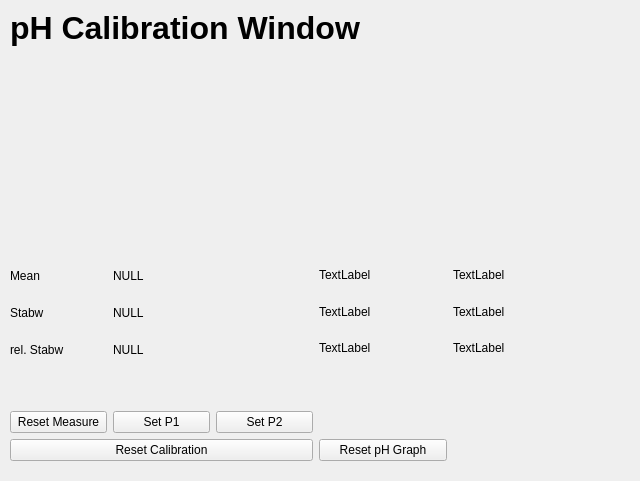
<?xml version="1.0" encoding="UTF-8"?>
<ui version="4.0">
 <class>Form</class>
 <widget class="QWidget" name="Form">
  <property name="geometry">
   <rect>
    <x>0</x>
    <y>0</y>
    <width>640</width>
    <height>481</height>
   </rect>
  </property>
  <property name="windowTitle">
   <string>Form</string>
  </property>
  <widget class="QWidget" name="verticalLayoutWidget">
   <property name="geometry">
    <rect>
     <x>10</x>
     <y>10</y>
     <width>611</width>
     <height>451</height>
    </rect>
   </property>
   <layout class="QVBoxLayout" name="MainLayout">
    <item>
     <widget class="QLabel" name="pH_cal_win_title">
      <property name="sizePolicy">
       <sizepolicy hsizetype="Preferred" vsizetype="Fixed">
        <horstretch>0</horstretch>
        <verstretch>0</verstretch>
       </sizepolicy>
      </property>
      <property name="font">
       <font>
        <pointsize>24</pointsize>
        <bold>true</bold>
       </font>
      </property>
      <property name="text">
       <string>pH Calibration Window</string>
      </property>
     </widget>
    </item>
    <item>
     <layout class="QHBoxLayout" name="hLayout_v_pH">
      <item>
       <layout class="QVBoxLayout" name="vLayout_v_main">
        <item>
         <widget class="QWidget" name="w_placeh_v_graph" native="true"/>
        </item>
        <item>
         <layout class="QGridLayout" name="gridLayout">
          <item row="2" column="0">
           <widget class="QLabel" name="label_v_relstabw_text">
            <property name="text">
             <string>rel. Stabw</string>
            </property>
           </widget>
          </item>
          <item row="2" column="1">
           <widget class="QLabel" name="label_v_relstabw_value">
            <property name="text">
             <string>NULL</string>
            </property>
           </widget>
          </item>
          <item row="4" column="2">
           <widget class="QPushButton" name="pushButton_set_calp2">
            <property name="text">
             <string>Set P2</string>
            </property>
           </widget>
          </item>
          <item row="4" column="1">
           <widget class="QPushButton" name="pushButton_set_calp1">
            <property name="text">
             <string>Set P1</string>
            </property>
           </widget>
          </item>
          <item row="1" column="0">
           <widget class="QLabel" name="label_v_stabw_text">
            <property name="text">
             <string>Stabw</string>
            </property>
           </widget>
          </item>
          <item row="5" column="0" colspan="3">
           <widget class="QPushButton" name="pushButton_reset_calibration">
            <property name="text">
             <string>Reset Calibration</string>
            </property>
           </widget>
          </item>
          <item row="0" column="0">
           <widget class="QLabel" name="label_v_mean_text">
            <property name="text">
             <string>Mean</string>
            </property>
           </widget>
          </item>
          <item row="1" column="1">
           <widget class="QLabel" name="label_v_stabw_value">
            <property name="text">
             <string>NULL</string>
            </property>
           </widget>
          </item>
          <item row="0" column="1">
           <widget class="QLabel" name="lavel_v_mean_value">
            <property name="text">
             <string>NULL</string>
            </property>
           </widget>
          </item>
          <item row="4" column="0">
           <widget class="QPushButton" name="pushButton_reset_measurement">
            <property name="text">
             <string>Reset Measure</string>
            </property>
           </widget>
          </item>
          <item row="3" column="0">
           <spacer name="verticalSpacer">
            <property name="orientation">
             <enum>Qt::Orientation::Vertical</enum>
            </property>
            <property name="sizeType">
             <enum>QSizePolicy::Policy::Minimum</enum>
            </property>
            <property name="sizeHint" stdset="0">
             <size>
              <width>20</width>
              <height>40</height>
             </size>
            </property>
           </spacer>
          </item>
         </layout>
        </item>
       </layout>
      </item>
      <item>
       <layout class="QVBoxLayout" name="vLayout_pH_main">
        <item>
         <widget class="QWidget" name="w_placeh_pH_graph" native="true"/>
        </item>
        <item>
         <layout class="QGridLayout" name="gridLayout_2">
          <item row="1" column="1">
           <widget class="QLabel" name="label_ph_stabw_value">
            <property name="text">
             <string>TextLabel</string>
            </property>
           </widget>
          </item>
          <item row="1" column="0">
           <widget class="QLabel" name="label_ph_stabw_text">
            <property name="text">
             <string>TextLabel</string>
            </property>
           </widget>
          </item>
          <item row="2" column="0">
           <widget class="QLabel" name="label_ph_relstabw_text">
            <property name="text">
             <string>TextLabel</string>
            </property>
           </widget>
          </item>
          <item row="2" column="1">
           <widget class="QLabel" name="label_ph_relstabw_value">
            <property name="text">
             <string>TextLabel</string>
            </property>
           </widget>
          </item>
          <item row="0" column="1">
           <widget class="QLabel" name="label_ph_mean_value">
            <property name="text">
             <string>TextLabel</string>
            </property>
           </widget>
          </item>
          <item row="4" column="0">
           <widget class="QPushButton" name="pushButton_reset_ph">
            <property name="text">
             <string>Reset pH Graph</string>
            </property>
           </widget>
          </item>
          <item row="0" column="0">
           <widget class="QLabel" name="label_ph_mean_text">
            <property name="text">
             <string>TextLabel</string>
            </property>
           </widget>
          </item>
          <item row="3" column="0">
           <spacer name="verticalSpacer_2">
            <property name="orientation">
             <enum>Qt::Orientation::Vertical</enum>
            </property>
            <property name="sizeType">
             <enum>QSizePolicy::Policy::Preferred</enum>
            </property>
            <property name="sizeHint" stdset="0">
             <size>
              <width>20</width>
              <height>70</height>
             </size>
            </property>
           </spacer>
          </item>
          <item row="1" column="2">
           <spacer name="horizontalSpacer">
            <property name="orientation">
             <enum>Qt::Orientation::Horizontal</enum>
            </property>
            <property name="sizeType">
             <enum>QSizePolicy::Policy::Minimum</enum>
            </property>
            <property name="sizeHint" stdset="0">
             <size>
              <width>40</width>
              <height>20</height>
             </size>
            </property>
           </spacer>
          </item>
         </layout>
        </item>
       </layout>
      </item>
     </layout>
    </item>
   </layout>
  </widget>
 </widget>
 <resources/>
 <connections/>
</ui>
